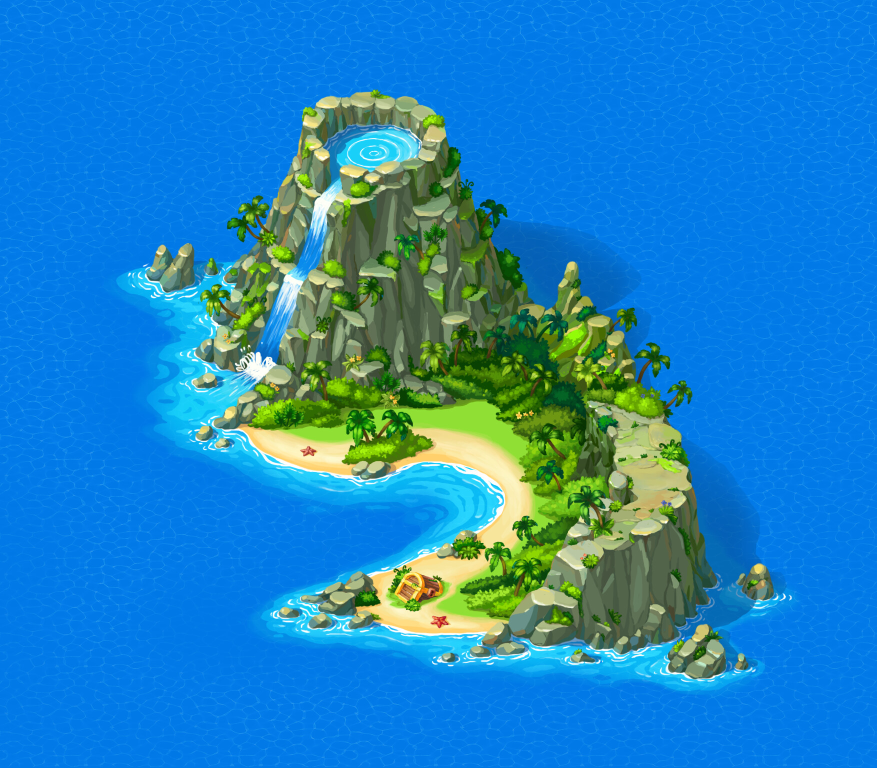
#> input picture media/isle01.jpg, 1754 x 1536 px (shown at 1/2 size)
$ python make_isles.py
#> lines starting #> are read from the running program, lines starting #| are printed output that depends on the picture; after the words box and inside, x2 and y2 are one past the last pixel; in counts of white or black regions, pixels touching at a corner belong together
"""Ritaglia le isole in media/ in PNG con bordo sfumato (maschera ellittica)."""
from pathlib import Path
from PIL import Image, ImageDraw, ImageFilter

ROOT = Path(__file__).resolve().parents[2]
OUT = ROOT / "demo/assets/isles"
OUT.mkdir(parents=True, exist_ok=True)
WIDTH = 480

# file -> (centro x, centro y, raggio x, raggio y) in frazioni dell'immagine
ISLES = {
    "isle01.jpg": (0.50, 0.52, 0.44, 0.42),
    "isle02.jpg": (0.50, 0.50, 0.49, 0.49),
    "isle03.jpg": (0.50, 0.50, 0.49, 0.49),
}

for name, (cx, cy, rx, ry) in ISLES.items():
    img = Image.open(ROOT / "media" / name).convert("RGBA")
    w, h = img.size
#> w = 1754; h = 1536
    mask = Image.new("L", (w, h), 0)
#> mask: PIL image 1754x1536 L; every value is 0
    ImageDraw.Draw(mask).ellipse((w * (cx - rx), h * (cy - ry), w * (cx + rx), h * (cy + ry)), fill=255)
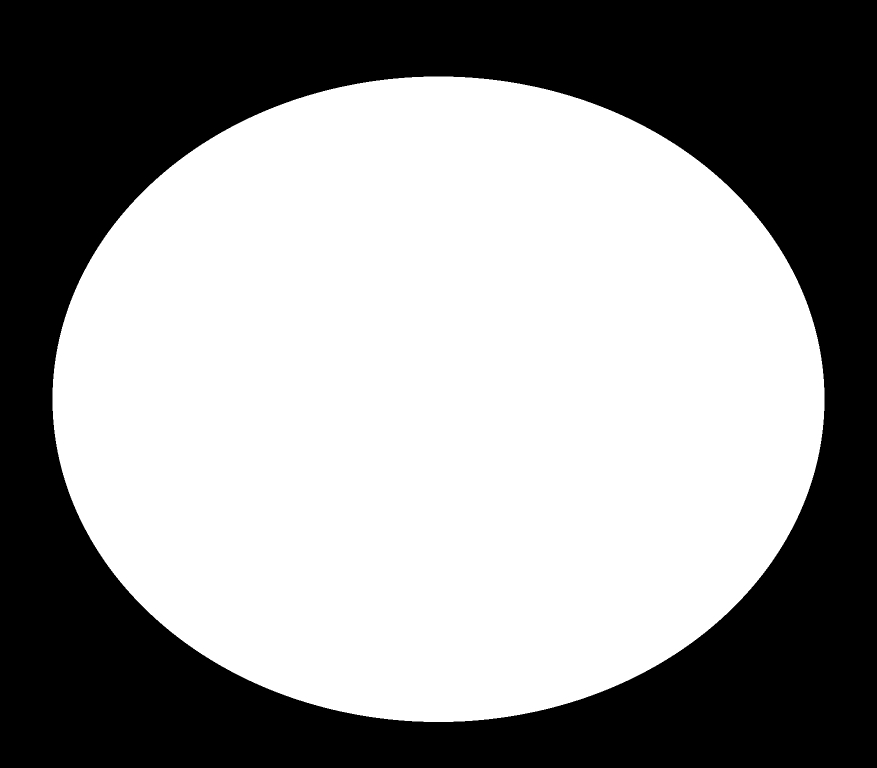
#> mask: PIL image 1754x1536 L (shown at 1/2 size); 58.1% white; 1 black region, box (x1, y1, x2, y2) and area: (0, 0, 1754, 1536) 1128780
    mask = mask.filter(ImageFilter.GaussianBlur(min(w, h) * 0.05))
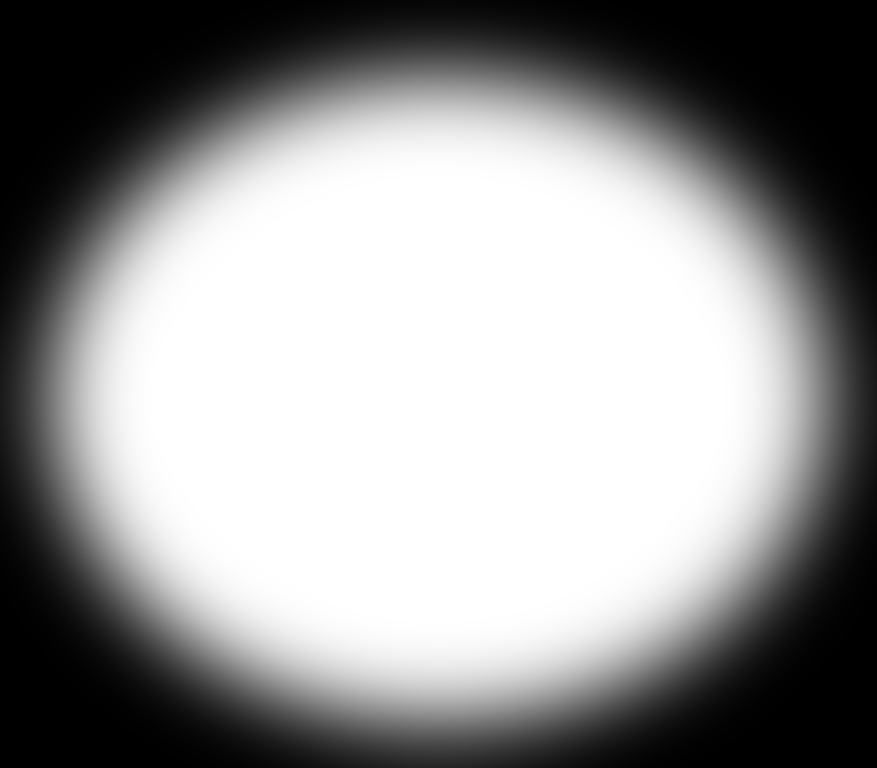
#> mask: PIL image 1754x1536 L (shown at 1/2 size); min 0, max 255, mean 147.9
    img.putalpha(mask)
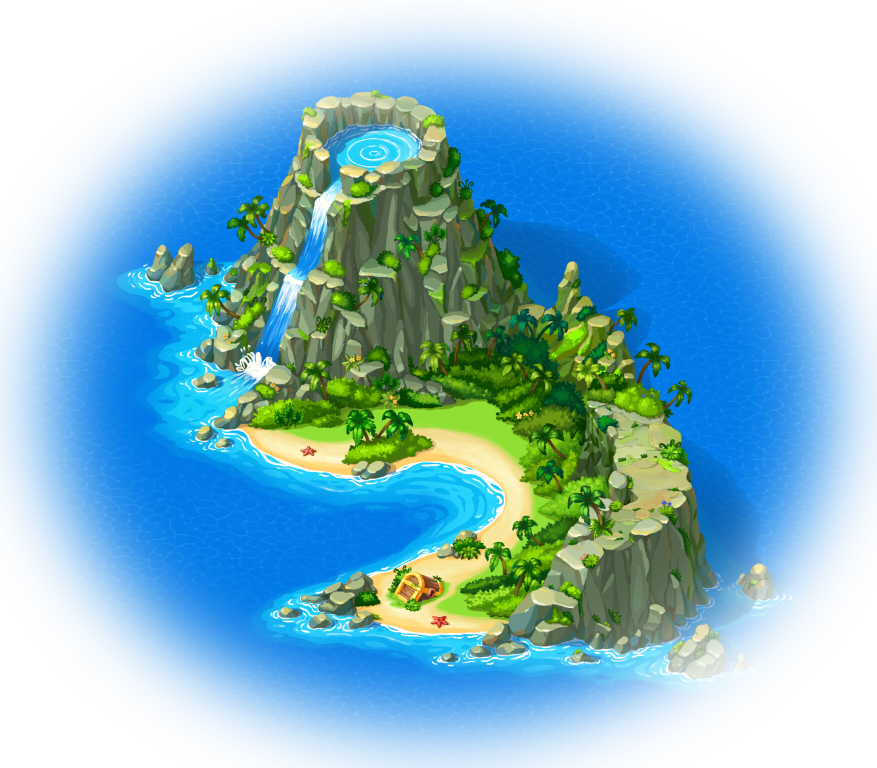
#> img: PIL image 1754x1536 RGBA (shown at 1/2 size); mean R, G, B, A 32.3, 131.6, 192.2, 147.9; transparent parts drawn white
    img = img.resize((WIDTH, round(h * WIDTH / w)), Image.LANCZOS)
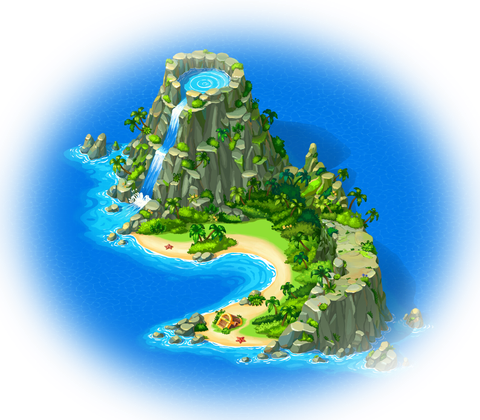
#> img: PIL image 480x420 RGBA; mean R, G, B, A 31.4, 116.2, 168.9, 147.9; transparent parts drawn white
    img.save(OUT / name.replace(".jpg", ".png"))
    print(name, img.size)
#| isle01.jpg (480, 420)
#> pass 2 of the loop `for name, (cx, cy, rx, ry) in ISLES.items():`:
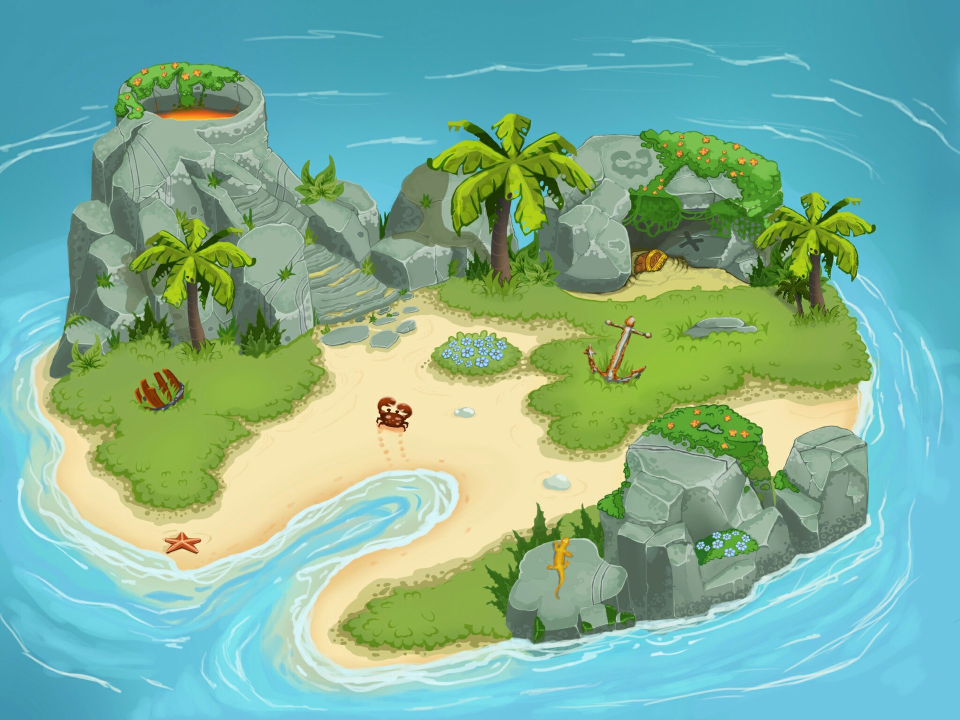
#> input picture media/isle02.jpg, 1920 x 1440 px (shown at 1/2 size)
#> `ImageDraw.Draw(mask).ellipse((w * (cx - rx), h * (cy - ry), w * (cx + ..`:
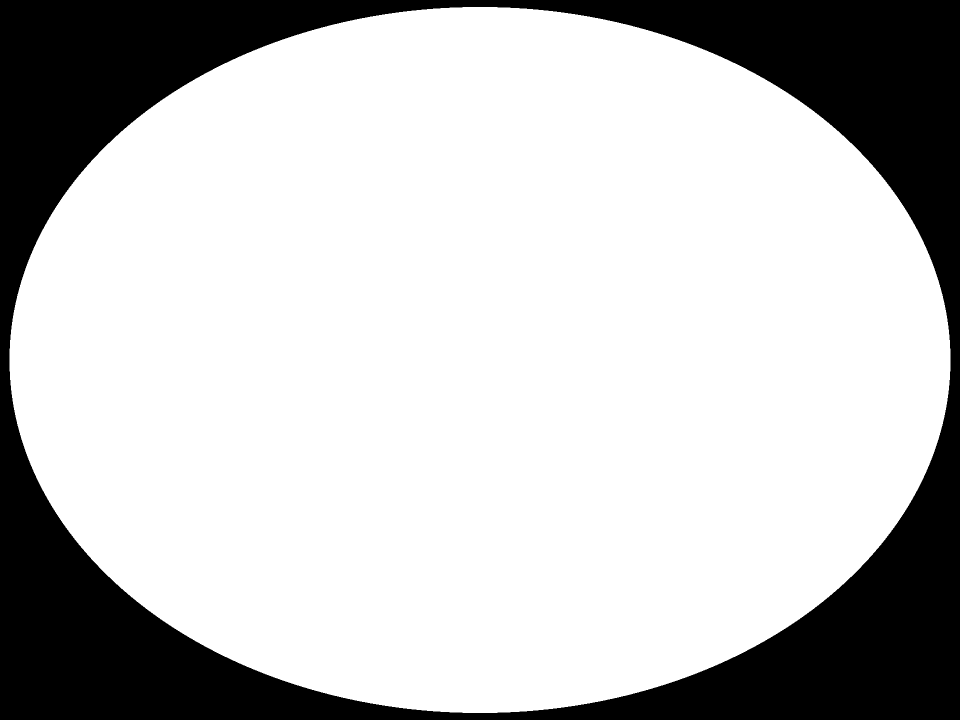
#> mask: PIL image 1920x1440 L (shown at 1/2 size); 75.5% white; 1 black region, box (x1, y1, x2, y2) and area: (0, 0, 1920, 1440) 677868
#> `img = img.resize((WIDTH, round(h * WIDTH / w)), Image.LANCZOS)`:
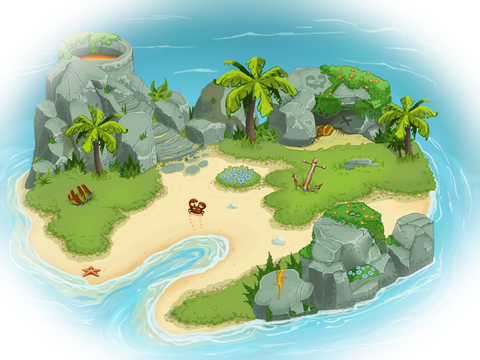
#> img: PIL image 480x360 RGBA; mean R, G, B, A 121.9, 171.1, 146.1, 189.9; transparent parts drawn white
#| isle02.jpg (480, 360)
#> pass 3 of the loop `for name, (cx, cy, rx, ry) in ISLES.items():`:
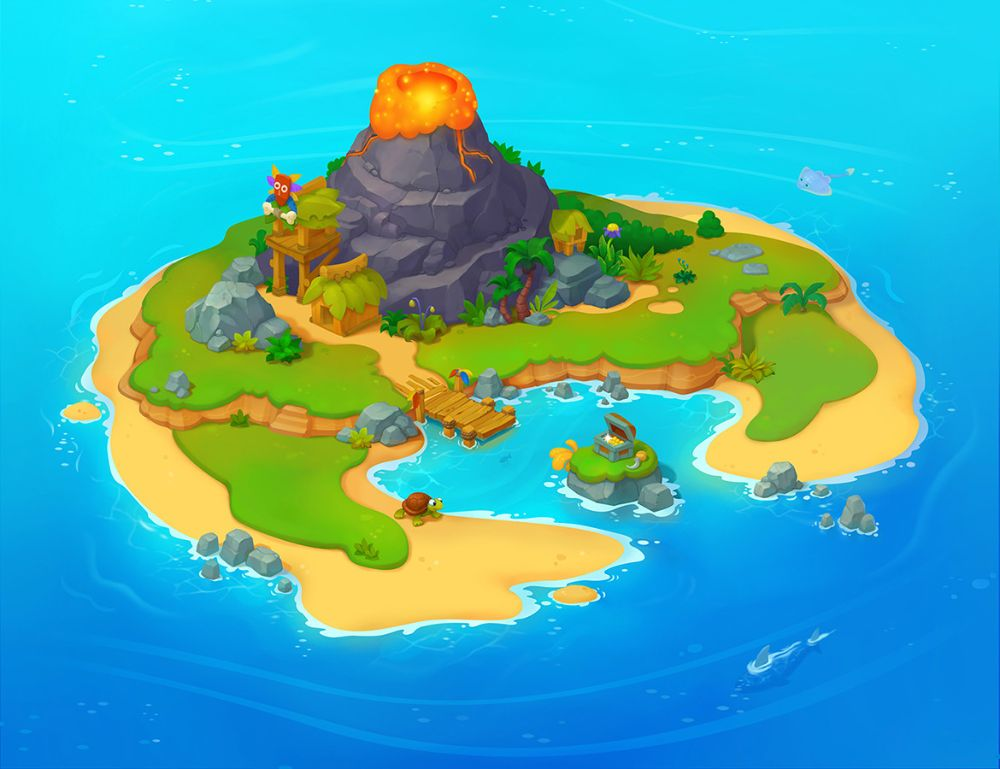
#> input picture media/isle03.jpg, 1000 x 769 px
#> `ImageDraw.Draw(mask).ellipse((w * (cx - rx), h * (cy - ry), w * (cx + ..`:
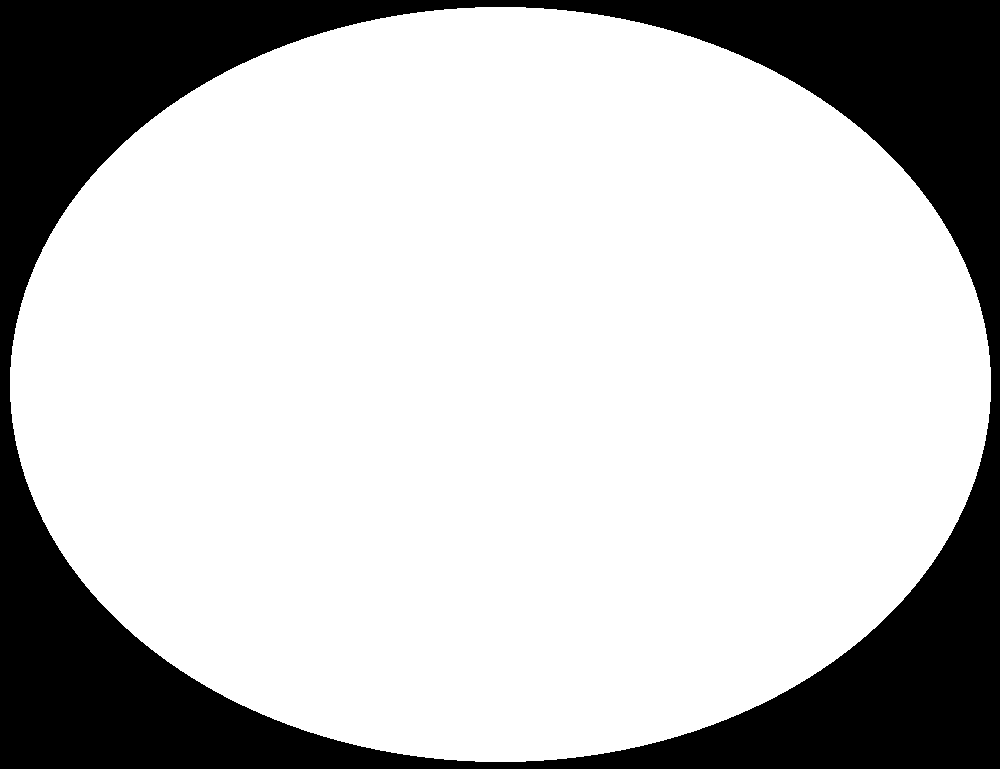
#> mask: PIL image 1000x769 L; 75.6% white; 1 black region, box (x1, y1, x2, y2) and area: (0, 0, 1000, 769) 187409
#> `img.putalpha(mask)`:
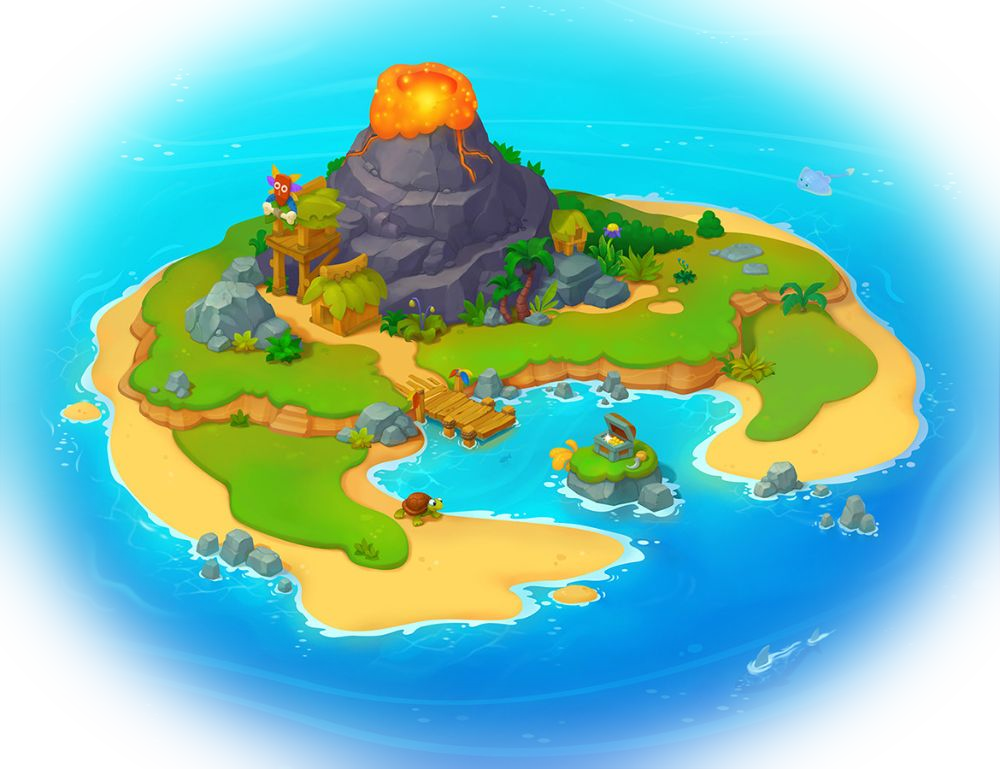
#> img: PIL image 1000x769 RGBA; mean R, G, B, A 62.8, 173.1, 175.9, 190.2; transparent parts drawn white
#| isle03.jpg (480, 369)
